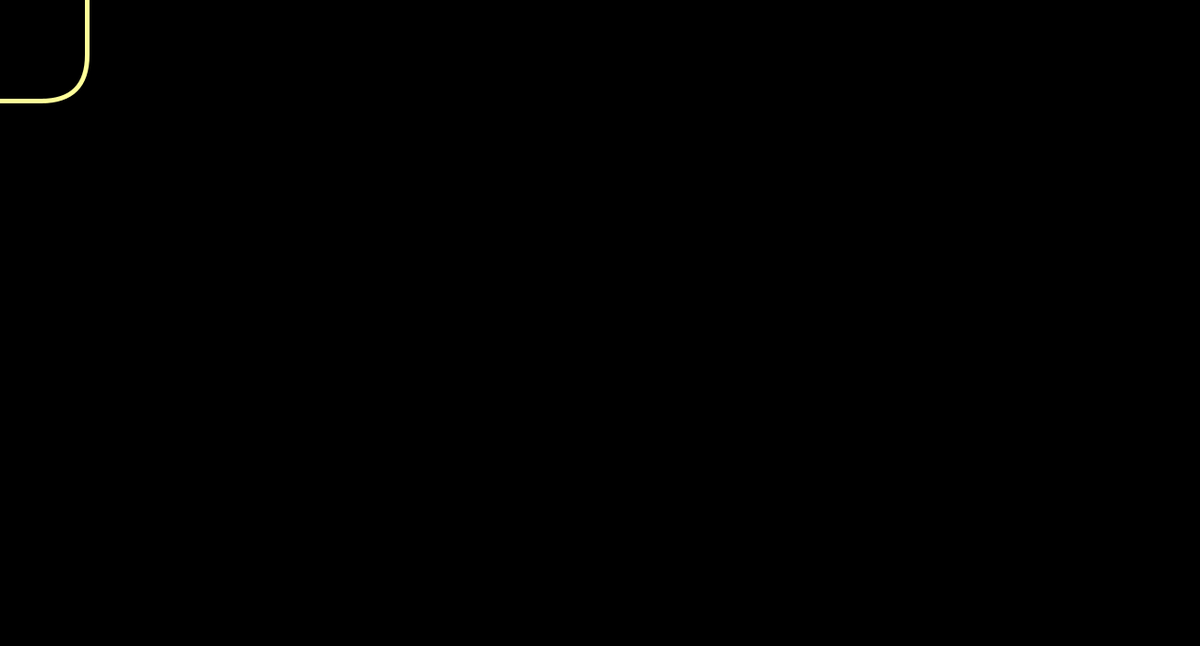
Frame 1 (no input)
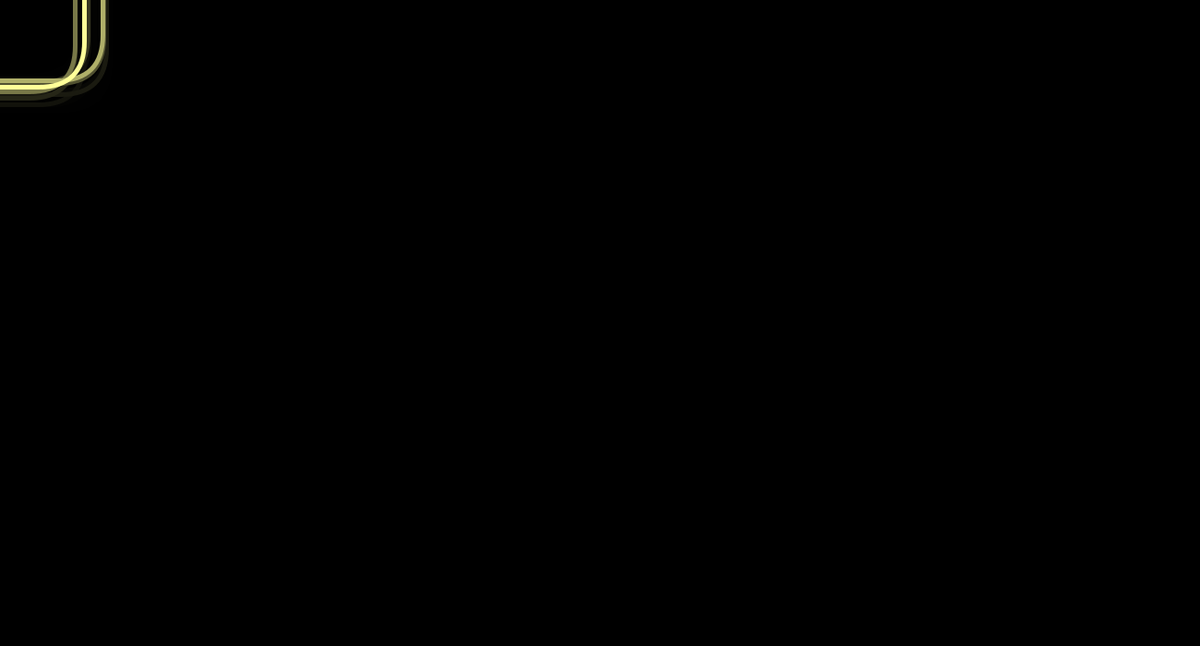
Frame 60 (the mouse pressed at the canvas centre just before this capture)
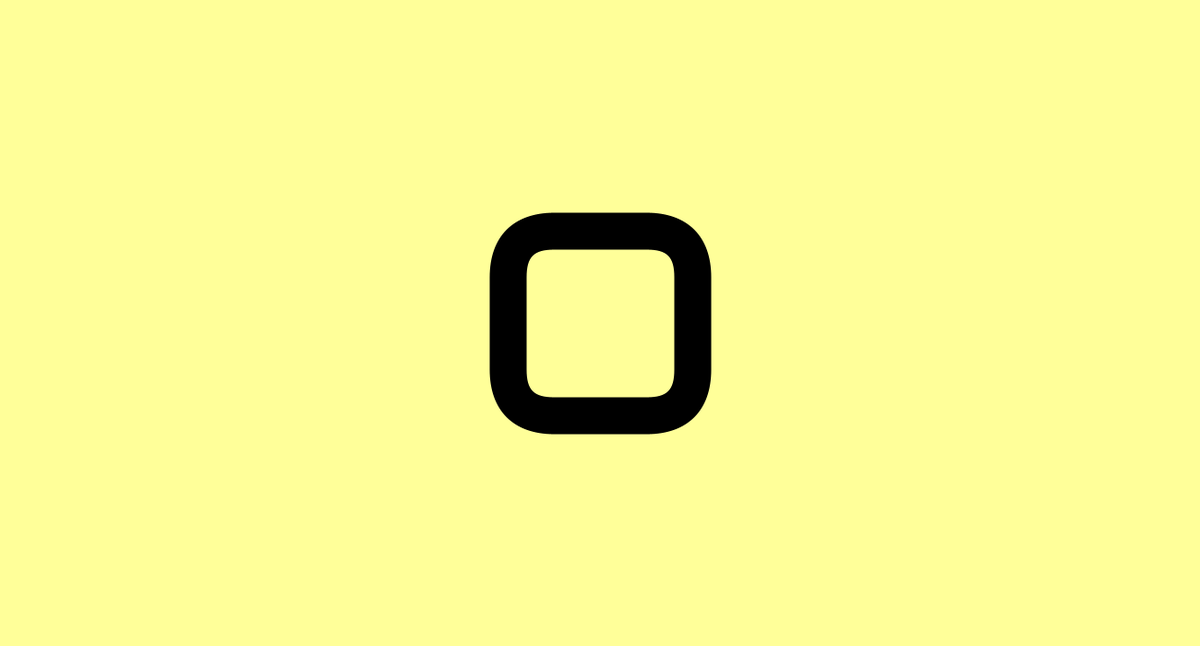
Frame 120 (the mouse held since frame 60 and released just before this capture)

The Processing sketch that drew these frames (run headless with seeded random() and noise(); from frame 60 on, the mouse is pressed at the canvas centre):

// Processing sketch: processing_141151
// ── processing_141151.pde

void setup()
{
  noCursor();
  size( 1300, 700 );
  background( 0, 0, 0);
  smooth();
  frameRate(60);
}
 
void draw()
{
  noStroke();
  fill(0,0,0,80);
  rect(0,0,1300,700);
  strokeWeight(5);
  stroke(255,255,153);
  noFill();
  rect(mouseX-random(80,120),mouseY-random(80,120),200,200,50);
  
  if(mousePressed)
  {
  noStroke();
  fill(255,255,153);
  rect(0,0,1300,700);
  strokeWeight(40);
  stroke(0,0,0);
  noFill();
  rect(mouseX-100,mouseY-100,200,200,50);
  }
}
